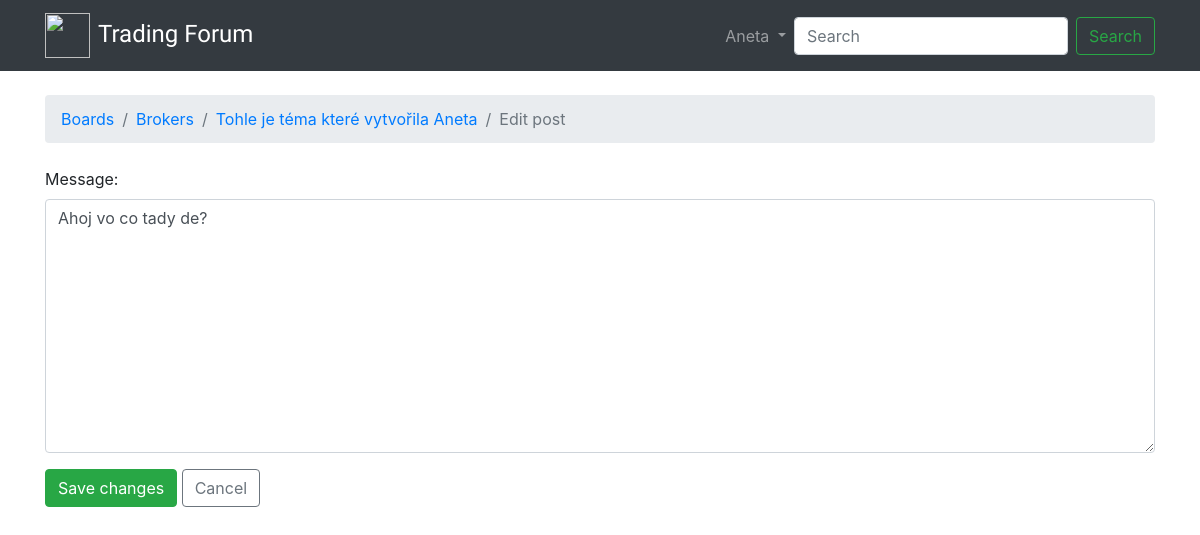
The app's page /boards/3/topics/6/posts/4/edit/ (signed in), older data.
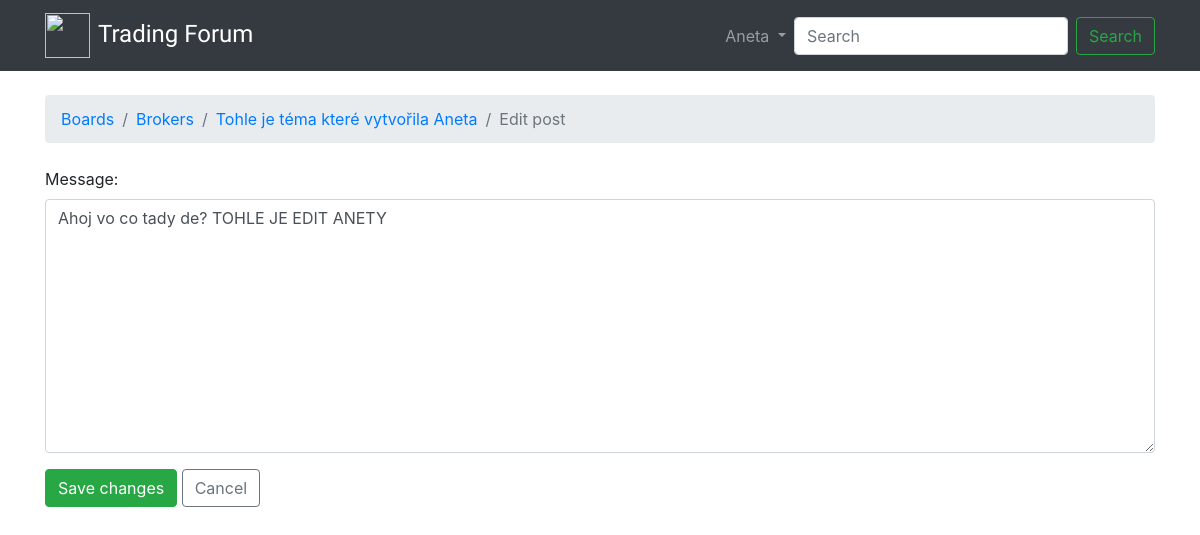
The same page, newer data.
### boards/models.py (models this page shows, shortened)
class Post(models.Model):
    message = models.TextField(max_length=4000)
    topic = models.ForeignKey(Topic, related_name='posts', on_delete=models.CASCADE)
    created_at = models.DateTimeField(auto_now_add=True)
    updated_at = models.DateTimeField(null=True)
    created_by = models.ForeignKey(User, related_name='posts', on_delete=models.CASCADE)
    updated_by = models.ForeignKey(User, null=True, related_name='+', on_delete=models.CASCADE)

class Topic(models.Model):
    subject = models.CharField(max_length=255)
    last_updated = models.DateTimeField(auto_now_add=True)
    board = models.ForeignKey(Board, related_name='topics', on_delete=models.CASCADE)
    starter = models.ForeignKey(User, related_name='topics', on_delete=models.CASCADE)
    views = models.PositiveIntegerField(default=0)

class Board(models.Model):
    name = models.CharField(max_length=30, unique=True)
    description = models.CharField(max_length=100)

### boards/views.py (the view, shortened to what this page needs)
# urls.py: path("boards/<int:pk>/topics/<int:topic_pk>/posts/<int:post_pk>/edit/", views.PostUpdateView.as_view(), name='edit_post'),
@method_decorator(login_required, name="dispatch")
class PostUpdateView(UpdateView):
    model = Post
    fields = ("message",)
    template_name = "edit_post.html"
    pk_url_kwarg = "post_pk"
    context_object_name = "post"

### templates/edit_post.html (shortened to what this page needs)
{% extends 'base.html' %}
{% block breadcrumb %}
  <li class="breadcrumb-item"><a href="{% url 'home' %}">Boards</a></li>
  <li class="breadcrumb-item"><a href="{% url 'topics' post.topic.board.pk %}">{{ post.topic.board.name }}</a></li>
  <li class="breadcrumb-item"><a href="{% url 'topic_posts' post.topic.board.pk post.topic.pk %}">{{ post.topic.subject }}</a></li>
  <li class="breadcrumb-item active">Edit post</li>
{% endblock %}
{% block content %}
  <form method="post" class="mb-4" novalidate>
    {% include 'includes/form.html' %}
    <button type="submit" class="btn btn-success">Save changes</button>
    <a href="{% url 'topic_posts' post.topic.board.pk post.topic.pk %}" class="btn btn-outline-secondary" role="button">Cancel</a>
  </form>
{% endblock %}

### templates/includes/form.html (shortened to what this page needs)
{% load widget_tweaks %}
{% for field in form %}
    <div class="form-group">
        {{field.label_tag}}
        {% if form.is_bound %}
          {% if field.errors %}
          {% render_field field class="form-control is-invalid"%}
            {% for error in field.errors %}
              <div class="invalid-feedback">
                {{ error }}
              </div>
            {% endfor %}
          {% else %}
            {% render_field field class="form-control is-valid"  %}
          {% endif %}
          {% else %}
            {% render_field field class="form-control"  %}
          {% endif %}
    </div>
{% endfor %}

Row changes from the older to the newer data that the page shows:
changed Post "Brokers": message "Ahoj vo co tady de?" → "Ahoj vo co tady de? TOHLE JE EDIT ANETY"
